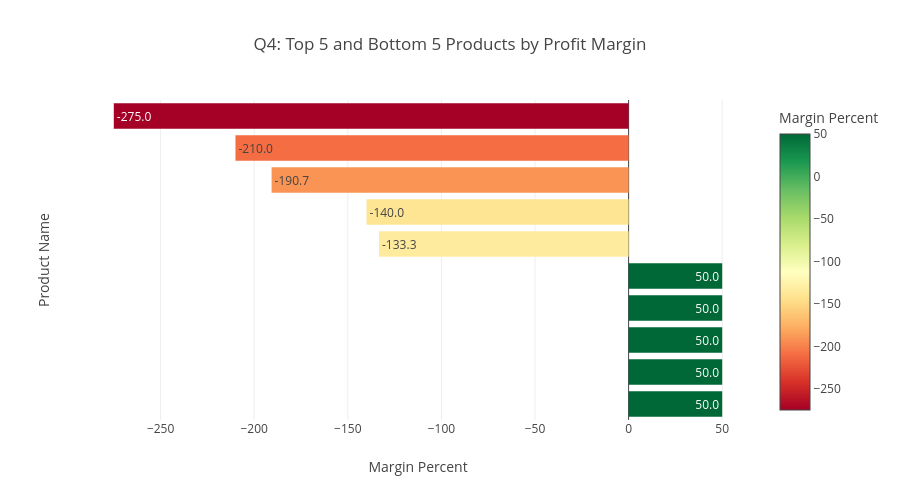

Notebook code for this chart:
### Code cell
# PLOTLY VISUALIZATION - Q4
#lets combine top5 and bottom5 for our chart
top_bott = pd.concat([top5, bottom5[::-1]])

fig4 = px.bar(
    top_bott,
    y = "Product Name",
    x = 'Margin Percent',
    orientation = 'h',
    title = 'Q4: Top 5 and Bottom 5 Products by Profit Margin',
    color = 'Margin Percent',
    color_continuous_scale = 'RdYlGn',
    text_auto = '.1f'
)

fig4.update_layout(
    height = 500,
    yaxis = {'showticklabels': False}
)
fig4.show()

### Figure 1 — Plotly figure (JSON) as saved in the notebook; plotly's stock layout.template omitted (floating-point values rounded to 4 significant figures)
{"data": [{"hovertemplate": "Margin Percent=%{marker.color}<br>Product Name=%{y}<extra></extra>", "legendgroup": "", "marker": {"color": [50.0, 50.0, 50.0, 50.0, 50.0, -133.3, -140.0, -190.7, -210.0, -275.0], "coloraxis": "coloraxis", "pattern": {"shape": ""}}, "name": "", "orientation": "h", "showlegend": false, "textposition": "auto", "texttemplate": "%{x:.1f}", "type": "bar", "x": [50.0, 50.0, 50.0, 50.0, 50.0, -133.3, -140.0, -190.7, -210.0, -275.0], "xaxis": "x", "y": ["Canon imageCLASS MF7460 Monochrome Digital Laser Multifunction Copier", "Tops Green Bar Computer Printout Paper", "Avery 475", "Southworth Structures Collection", "Xerox 1890", "Zebra GK420t Direct Thermal/Thermal Transfer Printer", "Okidata B401 Printer", "Euro Pro Shark Stick Mini Vacuum", "Bush Westfield Collection Bookcases, Dark Cherry Finish, Fully Assembled", "Eureka Disposable Bags for Sanitaire Vibra Groomer I Upright Vac"], "yaxis": "y"}], "layout": {"barmode": "relative", "coloraxis": {"colorbar": {"title": {"text": "Margin Percent"}}, "colorscale": [[0, "rgb(165,0,38)"], [0.1, "rgb(215,48,39)"], [0.2, "rgb(244,109,67)"], [0.3, "rgb(253,174,97)"], [0.4, "rgb(254,224,139)"], [0.5, "rgb(255,255,191)"], [0.6, "rgb(217,239,139)"], [0.7, "rgb(166,217,106)"], [0.8, "rgb(102,189,99)"], [0.9, "rgb(26,152,80)"], [1, "rgb(0,104,55)"]]}, "height": 500, "legend": {"tracegroupgap": 0}, "title": {"text": "Q4: Top 5 and Bottom 5 Products by Profit Margin"}, "xaxis": {"anchor": "y", "domain": [0, 1], "title": {"text": "Margin Percent"}}, "yaxis": {"anchor": "x", "domain": [0, 1], "showticklabels": false, "title": {"text": "Product Name"}}}}
